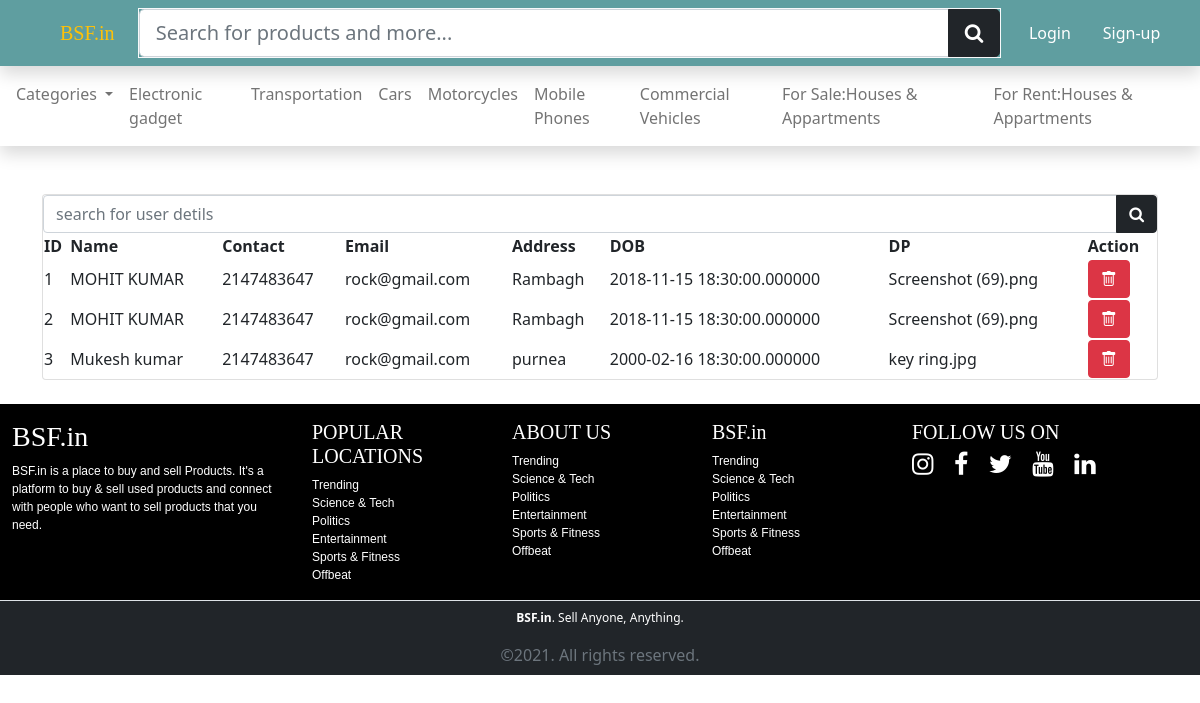
The app's page /admin/apply.php with its own data.
### tables this page shows
CREATE TABLE `category` (
  `cat_id` int(11) NOT NULL,
  `cat_title` varchar(100) NOT NULL
);

CREATE TABLE `accounts` (
  `id` int(50) NOT NULL,
  `name` varchar(100) NOT NULL,
  `contact` int(10) NOT NULL,
  `email` varchar(50) NOT NULL,
  `address` varchar(200) NOT NULL,
  `dob` timestamp(6) NOT NULL DEFAULT current_timestamp(6) ON UPDATE current_timestamp(6),
  `dp` varchar(200) NOT NULL,
  `password` varchar(20) NOT NULL
);

### include/config.php (called while the page is built, shortened)
<?php
    class Work{
        private $host = "localhost";
        private $username = "root";
        private $password = "";
        private $db = "olx2";
        private $connect;
        public function __construct(){
            $this->connect = new mysqli($this->host, $this->username, $this->password, $this->db);
            if(mysqli_connect_error()){
                trigger_error("database connection failed". mysqli_connect_error());
            }
            else{
                return $this->connect;
            }
        }
        public function getData($query){
            $run = $this->connect->query($query);
            $array = [];
            if($run->num_rows > 0){
                while($row = $run->fetch_assoc()){
                    $array[] = $row;
                }
                return $array;
            }
                else{
                    echo "No records found";
                    return $array;
                }
        }
    }
    $saitama = new Work();
?>

### admin/apply.php (the view, shortened to what this page needs)
<?php include "../include/header.php"; ?>
<div class="container mt-5">
  <div class="card">
  <form action="" method="get">
    <div class="input-group">
        <input type="search" name="search" placeholder="search for user detils" class="form-control">
        <button name="find" class="btn btn-dark"><i class="fa fa-search"></i></button>
    </div>
  </form>
<table class="hover">
  <thead>
  <tr>
    <th>ID</th>
    <th>Name</th>
    <th>Contact</th>
    <th>Email</th>
    <th>Address</th>
    <th>DOB</th>
    <th>DP</th>
    <th>Action</th>
  </tr>
  </thead>
  <?php
  if(isset($_GET['search'])):
        $search = $_GET['search'];
        $record = $saitama->getData("SELECT * FROM accounts WHERE accounts.name LIKE '%$search%'");
  else:
     $record = $saitama->getData("SELECT * FROM accounts");
  endif;
     foreach($record as $r): ?>
     <tbody>
        <tr>
           <td><?= $r['id'];?></td>
           <td><?= $r['name'];?></td>
           <td><?= $r['contact'];?></td>
           <td><?= $r['email'];?></td>
           <td><?= $r['address'];?></td>
           <td><?= $r['dob'];?></td>
           <td><?= $r['dp'];?></td>
           <td>
           <a href="signup.php?delete=<?= $value[0];?>" class="btn btn-danger"><i class="bi bi-trash"></i></a>
           </td>
        </tr>
     </tbody>
     <?php endforeach; ?>
</table>
</div>
    </div>
<?php include "../include/footer.php"; ?>

### include/header.php (shortened to what this page needs)
<?php include "config.php"; ?>
<!DOCTYPE html>
<html lang="en">
<head>
    <link rel="stylesheet" href="include/style.css">
<link href="https://cdn.jsdelivr.net/npm/bootstrap@5.0.0-beta2/dist/css/bootstrap.min.css" rel="stylesheet">
<link rel="stylesheet" href="https://cdnjs.cloudflare.com/ajax/libs/font-awesome/4.7.0/css/font-awesome.min.css">
<link rel="stylesheet" href="https://cdn.jsdelivr.net/npm/bootstrap-icons@1.4.0/font/bootstrap-icons.css">
</head>
<body>
 <nav class="navbar navbar-expand-lg navbar-dark shadow main sticky-top">
     <div class="container-fluid">
     <a href="index.php" class="navbar-brand ms-5 mx-auto text-warning">BSF.in</a>
         <form action="" class="mx-auto" method="get">
            <div class="input-group input-group-lg border border-light">
                <input type="search" name="search" size="60" placeholder="Search for products and more..." class="form-control">
                <button type="submit" name="find" class="btn btn-dark"><i class="fa fa-search"></i></button>
            </div>
         </form>
         <ul class="navbar-nav me-auto">
         <?php
            if(isset($_SESSION['user'])): ?>
         <li class="nav-item mx-2"> <a href="#sell" data-bs-toggle="modal" class="btn btn-light sell px-4 border border-dark"><i class="fa fa-plus"> Sell</i></a></li>
         <li class="nav-item mx-3"><a href="logout.php" class="nav-link text-white">Logout</a></li>
         <?php else: ?>
          <li class="nav-item mx-2"><a href="login.php" class="nav-link text-white">Login</a></li>
         <li class="nav-item mx-2"><a href="signup.php" class="nav-link text-white">Sign-up</a></li>
         </ul>
         <?php endif; ?>
     </div>
 </nav>
 <nav2 class="navbar navbar-expand-lg navbar-light shadow">
    <div class="collapse navbar-collapse" id="navcollapse">
    <ul class="navbar-nav me-auto mx-2">
        <li class="nav-item dropdown">
          <a class="nav-link dropdown-toggle" href="#" id="navbarDarkDropdownMenuLink" role="button" data-bs-toggle="dropdown" aria-expanded="false">
            Categories
          </a>
        </li>
        <?php
                      $callcat = $saitama->getData("SELECT * FROM category");
                      foreach($callcat as $cat): ?>
         <li class="nav-item"><a href="index.php?cat_id=<?= $cat['cat_id'];?>" class="nav-link"><?= $cat['cat_title'];?> </a></li>
        <?php endforeach ?>
     </ul>
     </div>
 </nav2>

### include/footer.php
  <footer class="d-print-none" style="font-family:sans-serif; background-color:black;">
      <div class="container-fluid mt-4 py-3 text-white">
          <div class="row">
              <div class="col-lg-3">
                   <a href="index.php" class="nav-link p-0" ><h3 class="text-white" style="font-family:fantasy;">BSF.in</h3></a>
                   <p style="font-size:12px;">
                    BSF.in is a place to buy and sell Products. It's a platform to buy & sell used products and connect with people who want to sell products that you need.</p>
              </div>
              <div class="col-lg-2 d-none d-lg-block">
                  <h5 class="text-white" style="font-family:fantasy;">POPULAR LOCATIONS</h5>
                  <ul class="navbar-nav">
                      <li class="nav-item" style=" font-size:12px;"><a class="nav-link p-0 text-white" href="">Trending</a></li>
                      <li class="nav-item" style=" font-size:12px;"><a class="nav-link p-0 text-white" href="">Science & Tech</a></li>
                      <li class="nav-item" style=" font-size:12px;"><a class="nav-link p-0 text-white" href="">Politics</a></li>
                      <li class="nav-item" style=" font-size:12px;"><a class="nav-link p-0 text-white" href="">Entertainment</a></li>
                      <li class="nav-item" style=" font-size:12px;"><a class="nav-link p-0 text-white" href="">Sports & Fitness</a></li>
                      <li class="nav-item" style=" font-size:12px;"><a class="nav-link p-0 text-white" href="">Offbeat</a></li>
                  </ul>
              </div>
              <div class="col-lg-2 d-none d-lg-block">
                  <h5 class="text-white" style="font-family:fantasy;">ABOUT US</h5>
                  <ul class="navbar-nav">
                      <li class="nav-item" style=" font-size:12px;"><a class="nav-link p-0 text-white" href="">Trending</a></li>
                      <li class="nav-item" style=" font-size:12px;"><a class="nav-link p-0 text-white" href="">Science & Tech</a></li>
                      <li class="nav-item" style=" font-size:12px;"><a class="nav-link p-0 text-white" href="">Politics</a></li>
                      <li class="nav-item" style=" font-size:12px;"><a class="nav-link p-0 text-white" href="">Entertainment</a></li>
                      <li class="nav-item" style=" font-size:12px;"><a class="nav-link p-0 text-white" href="">Sports & Fitness</a></li>
                      <li class="nav-item" style=" font-size:12px;"><a class="nav-link p-0 text-white" href="">Offbeat</a></li>
                  </ul>
              </div>
              <div class="col-lg-2 d-none d-lg-block">
                  <h5 class="text-white" style="font-family:fantasy;">BSF.in</h5>
                  <ul class="navbar-nav">
                      <li class="nav-item" style=" font-size:12px;"><a class="nav-link p-0 text-white" href="">Trending</a></li>
                      <li class="nav-item" style=" font-size:12px;"><a class="nav-link p-0 text-white" href="">Science & Tech</a></li>
                      <li class="nav-item" style=" font-size:12px;"><a class="nav-link p-0 text-white" href="">Politics</a></li>
                      <li class="nav-item" style=" font-size:12px;"><a class="nav-link p-0 text-white" href="">Entertainment</a></li>
                      <li class="nav-item" style=" font-size:12px;"><a class="nav-link p-0 text-white" href="">Sports & Fitness</a></li>
                      <li class="nav-item" style=" font-size:12px;"><a class="nav-link p-0 text-white" href="">Offbeat</a></li>
                  </ul>
              </div>
              <div class="col-lg-3">
                  <div class="container-fluid px-0">
                  <h5 class="text-white"style="font-family:fantasy;">FOLLOW US ON</h5>
                 <a class="text-white"  href="http://instagram.com"> <i class="fa fa-instagram" style="font-size:25px;"></i></a>
                 <a class="text-white"  href="http://facebook.com"> <i class="fa fa-facebook mx-3" style="font-size:25px;"></i></a>
                  <a class="text-white"  href="http://twitter.com"><i class="fa fa-twitter" style="font-size:25px;"></i></a>
                  <a class="text-white"  href="http://youtube.com"><i class="fa fa-youtube mx-3" style="font-size:25px;"></i></a>
                  <a class="text-white"  href="http://linkedin.com"><i class="fa fa-linkedin" style="font-size:25px;"></i></a>
                  </div>
              </div>
          </div>
      </div>
  </footer>
  <div class="container-fluid text-center py-2 text-white bg-dark border-top d-print-none">
              <p class="mx-0 p-0" style="font-size:12px;"><strong>BSF.in</strong>. Sell Anyone, Anything.</p>  <p class="text-muted p-0 m-0">&copy;2021. All rights reserved.</p>
          </div>
  </body>
</html>

### include/style.css (style rules this page uses)
body { font-family: sans-serif; }
nav { background-color: cadetblue; }
.navbar-brand { font-family: fantasy; }
nav ul li a { border-radius: 50%; }

### records on screen
category: cat_title "Electronic gadget"
category: cat_title "Transportation"
category: cat_title "Cars"
category: cat_title "Motorcycles"
category: cat_title "Mobile Phones"
category: cat_title "Commercial Vehicles"
category: cat_title "For Sale:Houses & Appartments"
category: cat_title "For Rent:Houses & Appartments"
accounts: id "1", name "MOHIT KUMAR", contact "2147483647", email "rock@gmail.com", address "Rambagh", dob "2018-11-15 18:30:00.000000", dp "Screenshot (69).png"
accounts: id "2", name "MOHIT KUMAR", contact "2147483647", email "rock@gmail.com", address "Rambagh", dob "2018-11-15 18:30:00.000000", dp "Screenshot (69).png"
accounts: id "3", name "Mukesh kumar", contact "2147483647", email "rock@gmail.com", address "purnea", dob "2000-02-16 18:30:00.000000", dp "key ring.jpg"
